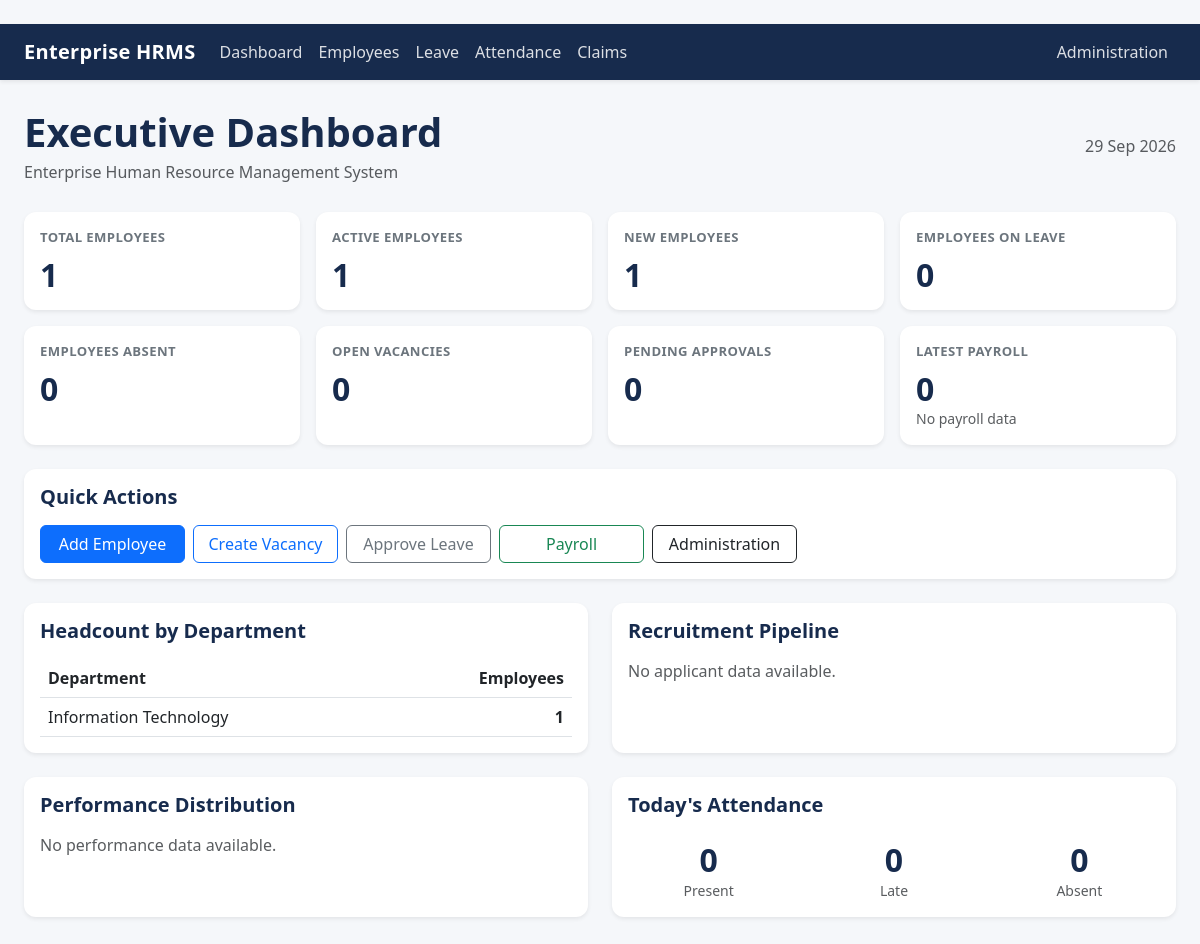
The app's page /dashboard/ (signed in), older data.
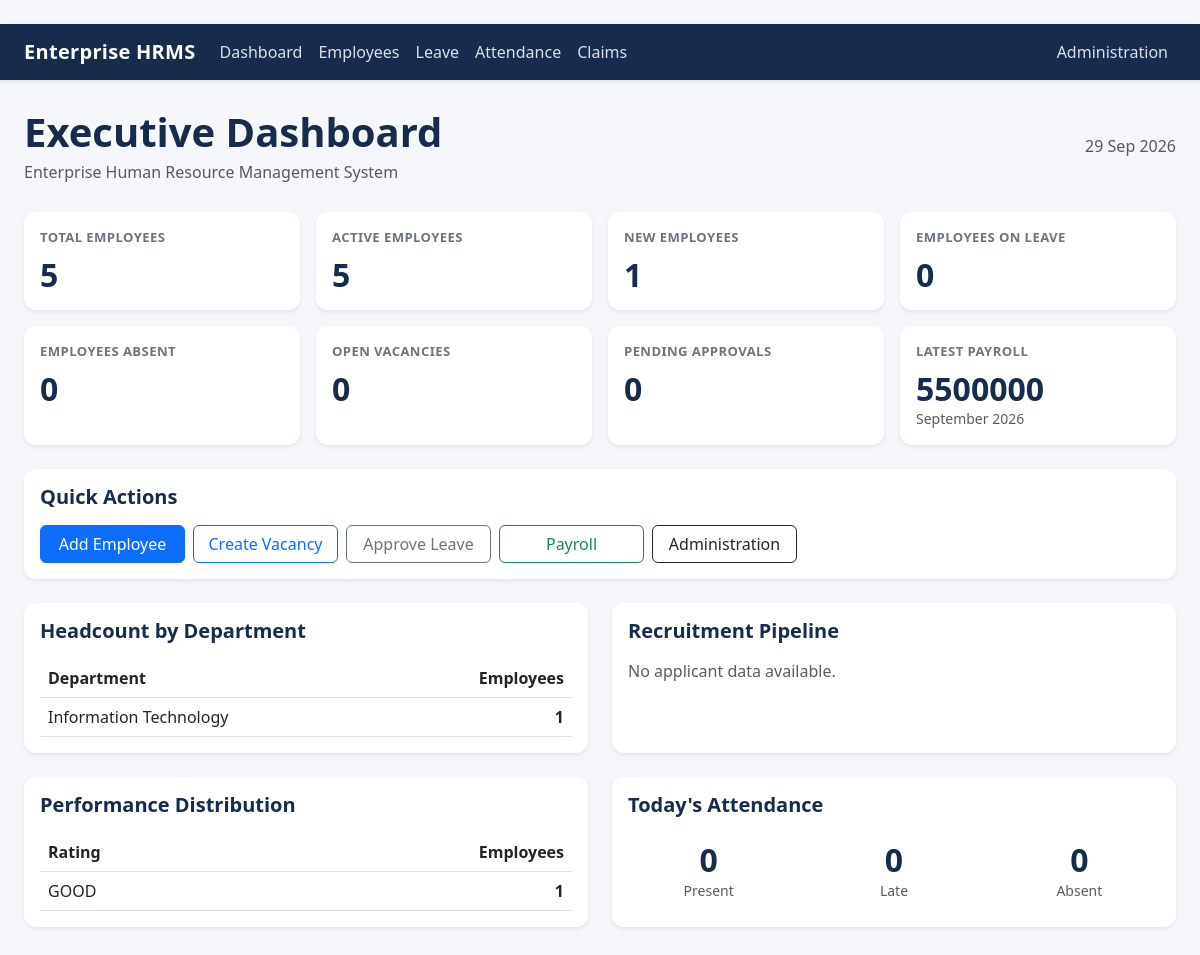
The same page, newer data.
### organization/models.py (models this page shows, shortened)
class Department(models.Model):
    division = models.ForeignKey(
        Division,
        on_delete=models.SET_NULL,
        null=True,
        blank=True,
        related_name="departments",
    )
    name = models.CharField(max_length=100, unique=True)
    code = models.CharField(
        max_length=20,
        unique=True,
        help_text="Short code e.g. ENG, HR",
    )
    description = models.TextField(blank=True, null=True)
    created_at = models.DateTimeField(auto_now_add=True)

### payroll/models.py (models this page shows, shortened)
class Payslip(models.Model):
    employee = models.ForeignKey(User, on_delete=models.CASCADE, related_name='payslips')
    pay_period = models.CharField(max_length=50) # e.g., "September 2026"
    net_pay = models.DecimalField(max_digits=12, decimal_places=2)
    is_paid = models.BooleanField(default=False)
    generated_at = models.DateTimeField(auto_now_add=True)

### performance/models.py (models this page shows, shortened)
class Appraisal(models.Model):
    class RatingChoices(models.TextChoices):
        EXCELLENT = 'EXCELLENT', 'Excellent (5/5)'
        GOOD = 'GOOD', 'Good (4/5)'
        SATISFACTORY = 'SATISFACTORY', 'Satisfactory (3/5)'
        NEEDS_IMPROVEMENT = 'NEEDS_IMPROVEMENT', 'Needs Improvement (2/5)'
        UNSATISFACTORY = 'UNSATISFACTORY', 'Unsatisfactory (1/5)'
    employee = models.ForeignKey(User, on_delete=models.CASCADE, related_name='appraisals')
    reviewer = models.ForeignKey(User, on_delete=models.SET_NULL, null=True, related_name='conducted_appraisals')
    review_period = models.CharField(max_length=50) # e.g. "Q2 2026 Review"
    rating = models.CharField(max_length=50, choices=RatingChoices.choices, default=RatingChoices.SATISFACTORY)
    comments = models.TextField()
    reviewed_at = models.DateTimeField(auto_now_add=True)

### hrms_modules/dashboard_views.py (the view)
# urls.py: path('dashboard/', central_dashboard_view, name='dashboard'),
@login_required
def central_dashboard_view(request):
    today = timezone.localdate()
    current_month_start = today.replace(day=1)
    total_employees = EmployeeProfile.objects.count()
    active_employees = EmployeeProfile.objects.filter(
        user__is_active=True
    ).count()
    new_employees = EmployeeProfile.objects.filter(
        date_of_joining__gte=current_month_start,
        date_of_joining__lte=today,
    ).count()
    employees_absent = Attendance.objects.filter(
        date=today,
        status=Attendance.Status.ABSENT,
    ).count()
    employees_present = Attendance.objects.filter(
        date=today,
        status=Attendance.Status.PRESENT,
    ).count()
    employees_late = Attendance.objects.filter(
        date=today,
        status=Attendance.Status.LATE,
    ).count()
    employees_on_leave = LeaveRequest.objects.filter(
        status=LeaveRequest.Status.APPROVED,
        start_date__lte=today,
        end_date__gte=today,
    ).count()
    pending_leave_approvals = LeaveRequest.objects.filter(
        status=LeaveRequest.Status.PENDING
    ).count()
    open_vacancies = JobVacancy.objects.filter(
        is_active=True
    ).count()
    applicant_pipeline = list(
        Applicant.objects.values('status')
        .annotate(total=Count('id'))
        .order_by('status')
    )
    latest_payslip = Payslip.objects.order_by(
        '-generated_at'
    ).first()
    latest_payroll_amount = 0
    if latest_payslip:
        latest_payroll_period = latest_payslip.pay_period
        latest_payroll_amount = (
            Payslip.objects.filter(
                pay_period=latest_payroll_period
            ).aggregate(
                total=Sum('net_pay')
            )['total'] or 0
        )
    else:
        latest_payroll_period = None
    performance_distribution = list(
        Appraisal.objects.values('rating')
        .annotate(total=Count('id'))
        .order_by('rating')
    )
    department_headcount = list(
        EmployeeProfile.objects
        .filter(department__isnull=False)
        .values('department__name')
        .annotate(total=Count('id'))
        .order_by('-total', 'department__name')
    )
    pending_approvals = pending_leave_approvals
    context = {
        'today': today,
        'total_employees': total_employees,
        'active_employees': active_employees,
        'new_employees': new_employees,
        'employees_absent': employees_absent,
        'employees_present': employees_present,
        'employees_late': employees_late,
        'employees_on_leave': employees_on_leave,
        'open_vacancies': open_vacancies,
        'applicant_pipeline': applicant_pipeline,
        'pending_approvals': pending_approvals,
        'latest_payroll_amount': latest_payroll_amount,
        'latest_payroll_period': latest_payroll_period,
        'department_headcount': department_headcount,
        'performance_distribution': performance_distribution,
    }
    return render(
        request,
        'hrms_dashboard.html',
        context
    )

### templates/hrms_dashboard.html (shortened to what the changed rows need)
﻿{% extends "base.html" %}
{% block content %}
<div class="dashboard-header d-flex justify-content-between align-items-center">
    <div>
        <h1 class="mb-1">Executive Dashboard</h1>
    </div>
</div>
<div class="row g-3 mb-4">
    <div class="col-sm-6 col-xl-3">
        <div class="card kpi-card shadow-sm h-100">
            <div class="card-body">
                <div class="kpi-label">Total Employees</div>
                <div class="kpi-value mt-2">{{ total_employees }}</div>
            </div>
        </div>
    </div>
    <div class="col-sm-6 col-xl-3">
        <div class="card kpi-card shadow-sm h-100">
            <div class="card-body">
                <div class="kpi-label">Active Employees</div>
                <div class="kpi-value mt-2">{{ active_employees }}</div>
            </div>
        </div>
    </div>
    <div class="col-sm-6 col-xl-3">
        <div class="card kpi-card shadow-sm h-100">
            <div class="card-body">
                <div class="kpi-label">Latest Payroll</div>
                <div class="kpi-value mt-2">
                    {{ latest_payroll_amount }}
                </div>
                {% if latest_payroll_period %}
                    <small class="text-muted">
                        {{ latest_payroll_period }}
                    </small>
                {% else %}
                    <small class="text-muted">
                        No payroll data
                    </small>
                {% endif %}
            </div>
        </div>
    </div>
</div>
<div class="row g-4">
    <div class="col-lg-6">
        <div class="card dashboard-section shadow-sm h-100">
            <div class="card-body">
                {% if department_headcount %}
                    <div class="table-responsive mt-3">
                        <table class="table table-hover align-middle mb-0">
                            <thead>
                                <tr>
                                    <th>Department</th>
                                    <th class="text-end">Employees</th>
                                </tr>
                            </thead>
                            <tbody>
                                {% for item in department_headcount %}
                                <tr>
                                    <td>
                                        {{ item.department__name }}
                                    </td>
                                    <td class="text-end fw-semibold">
                                        {{ item.total }}
                                    </td>
                                </tr>
                                {% endfor %}
                            </tbody>
                        </table>
                    </div>
                {% else %}
                    <div class="text-muted mt-3">
                        No department data available.
                    </div>
                {% endif %}
            </div>
        </div>
    </div>
    <div class="col-lg-6">
        <div class="card dashboard-section shadow-sm h-100">
            <div class="card-body">
                <h5 class="dashboard-section-title">
                    Performance Distribution
                </h5>
                {% if performance_distribution %}
                    <div class="table-responsive mt-3">
                        <table class="table table-hover align-middle mb-0">
                            <thead>
                                <tr>
                                    <th>Rating</th>
                                    <th class="text-end">Employees</th>
                                </tr>
                            </thead>
                            <tbody>
                                {% for item in performance_distribution %}
                                <tr>
                                    <td>{{ item.rating }}</td>
                                    <td class="text-end fw-semibold">
                                        {{ item.total }}
                                    </td>
                                </tr>
                                {% endfor %}
                            </tbody>
                        </table>
                    </div>
                {% else %}
                    <div class="text-muted mt-3">
                        No performance data available.
                    </div>
                {% endif %}
            </div>
        </div>
    </div>
</div>
{% endblock %}

Row changes from the older to the newer data that the page shows:
added Payslip: pay_period "September 2026"
added Appraisal: rating "GOOD", total "1"
Text that changed along with them:
{{ total_employees }}: "1" → "5"
{{ active_employees }}: "1" → "5"
{{ latest_payroll_amount }}: "0" → "5500000"
text no longer shown: "No payroll data No performance data available."
text now shown: "Rating Employees"
